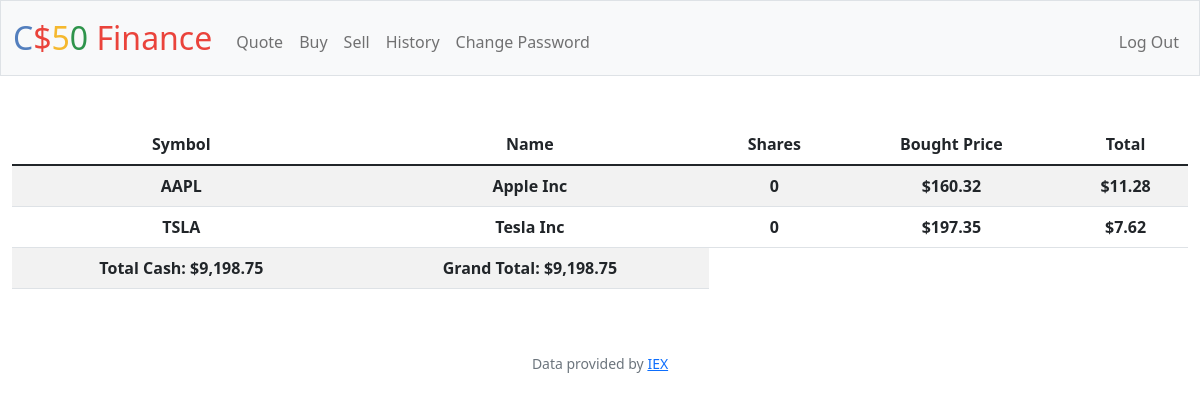
Page / (signed in) on the committed database.
### tables this page shows
CREATE TABLE transctions(
id INTEGER PRIMARY KEY AUTOINCREMENT,
user_id INTEGER NOT NULL,
name TEXT NOT NULL,
shares INTEGER NOT NULL,
price NUMERIC NOT NULL,
type TEXT NOT NULL,
symbol TEXT NOT NULL,
time TIMESTAMP DEFAULT CURRENT_TIMESTAMP,
FOREIGN KEY(user_id) REFERENCES users(id)
);

CREATE TABLE users (id INTEGER PRIMARY KEY AUTOINCREMENT NOT NULL, username TEXT NOT NULL, hash TEXT NOT NULL, cash NUMERIC NOT NULL DEFAULT 10000.00);

### app.py (the view)
@app.route("/")
@login_required
def index():
    ids = session["user_id"]
    trans = db.execute(
        "SELECT symbol, name, price,  SUM(shares) as totshare, SUM(price * shares) as total FROM transctions WHERE user_id = ? GROUP BY symbol", ids)
    cash = db.execute("SELECT cash from users where id = ?", ids)[0]["cash"]
    grand = db.execute(
        "SELECT SUM(price * shares) + cash AS total FROM transctions JOIN users ON transctions.user_id = users.id WHERE user_id = ?", ids)[0]['total']
    tot = cash
    for item in trans:
        tot = tot + item['totshare'] * item['price']
    return render_template("index.html", trans=trans, cash=cash, grands=tot)

### app.py (called while the page is built)
@app.after_request
def after_request(response):
    response.headers["Cache-Control"] = "no-cache, no-store, must-revalidate"
    response.headers["Expires"] = 0
    response.headers["Pragma"] = "no-cache"
    return response

### helpers.py (called while the page is built)
def login_required(f):
    @wraps(f)
    def decorated_function(*args, **kwargs):
        if session.get("user_id") is None:
            return redirect("/login")
        return f(*args, **kwargs)
    return decorated_function

def usd(value):
    return f"${value:,.2f}"

### templates/index.html (shortened to what this page needs)
{% extends "layout.html" %}
{% block main %}
<table class = "table table-striped">
    <thead>
        <tr>
        <th>Symbol</th>
        <th>Name</th>
        <th>Shares</th>
        <th>Bought Price</th>
        <th>Total</th>
        </tr>
    </thead>
    <tbody>
        {% for tran in trans %}
        <tr>
            <th> {{ tran.symbol }}</th>
            <th> {{ tran.name }}</th>
            <th> {{ tran.totshare }}</th>
            <th> {{ tran.price | usd }}</th>
            <th> {{ tran.total | usd }}</th>
        </tr>
        {% endfor %}
        <tr>
            <th>Total Cash: {{ cash | usd }}</th>
            <th>Grand Total: {{ grands | usd }}</th>
        </tr>
    </tbody>
</table>
{% endblock %}

### rows in the picture
transctions: symbol "AAPL", name "Apple Inc", totshare "0", price "$160.32", total "$11.28"
transctions: symbol "TSLA", name "Tesla Inc", totshare "0", price "$197.35", total "$7.62"
users: cash "$9,198.75"

### other values in the picture
{{ grands | usd }} "$9,198.75"
